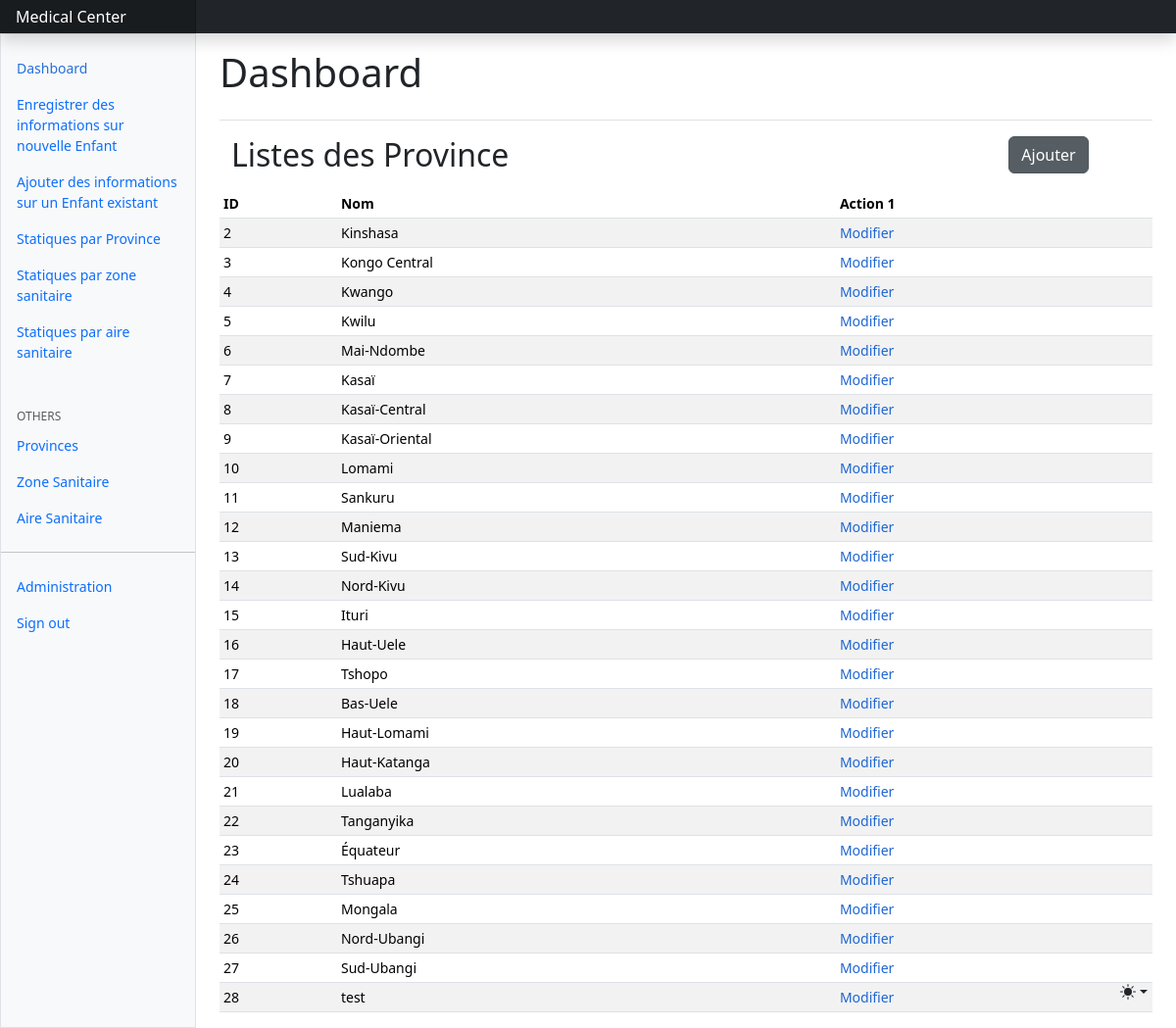
The app's page /index/province/list/ (signed in) with its own data.
### core/models.py (models this page shows, shortened)
class Province(models.Model):
    code_province = models.BigAutoField(primary_key=True)
    nom_province = models.CharField(max_length=20, null=False)

### core/views.py (the view)
# urls.py: path('index/province/list/',province_list,name='province_list'),
@login_required
def province_list(request):
    provinces = Province.objects.all()
    return render(request,'province_list.html',{'provinces':provinces})

### core/templates/province_list.html (shortened to what this page needs)
{% extends "index.html" %}
{% block content %}
<div class="mb-2 container">
  <div
      class="row"
  >
      <div class="col-10"><h2>Listes des Province</h2></div>
      <div class="col-2">
          <a href="{%url 'core:province_create'%}" class=" btn btn-secondary  active" role="button" aria-pressed="true">Ajouter</a>
      </div>
  </div>
</div>
<div class="table-responsive small">
  <table class="table table-striped table-sm">
    <thead>
      <tr>
        <th scope="col">ID</th>
        <th scope="col">Nom</th>
        <th scope="col">Action 1</th>
      </tr>
    </thead>
    <tbody>
        {% for province in provinces %}
        <tr>
            <td>{{province.code_province}}</td>
            <td>{{province.nom_province}}</td>
            <td>
                <a href="{%url 'core:province_update' province.code_province%}" style="color:rgb(30, 102, 209); text-decoration:none;">Modifier</a>
            </td>
        </tr>
        {% endfor %}
    </tbody>
  </table>
</div>
{% endblock content %}

### records on screen
Province: code_province "2", nom_province "Kinshasa"
Province: code_province "3", nom_province "Kongo Central"
Province: code_province "4", nom_province "Kwango"
Province: code_province "5", nom_province "Kwilu"
Province: code_province "6", nom_province "Mai-Ndombe"
Province: code_province "7", nom_province "Kasaï"
Province: code_province "8", nom_province "Kasaï-Central"
Province: code_province "9", nom_province "Kasaï-Oriental"
Province: code_province "10", nom_province "Lomami"
Province: code_province "11", nom_province "Sankuru"
Province: code_province "12", nom_province "Maniema"
Province: code_province "13", nom_province "Sud-Kivu"
Province: code_province "14", nom_province "Nord-Kivu"
Province: code_province "15", nom_province "Ituri"
Province: code_province "16", nom_province "Haut-Uele"
Province: code_province "17", nom_province "Tshopo"
Province: code_province "18", nom_province "Bas-Uele"
Province: code_province "19", nom_province "Haut-Lomami"
Province: code_province "20", nom_province "Haut-Katanga"
Province: code_province "21", nom_province "Lualaba"
Province: code_province "22", nom_province "Tanganyika"
Province: code_province "23", nom_province "Équateur"
Province: code_province "24", nom_province "Tshuapa"
Province: code_province "25", nom_province "Mongala"
Province: code_province "26", nom_province "Nord-Ubangi"
Province: code_province "27", nom_province "Sud-Ubangi"
Province: code_province "28", nom_province "test"
